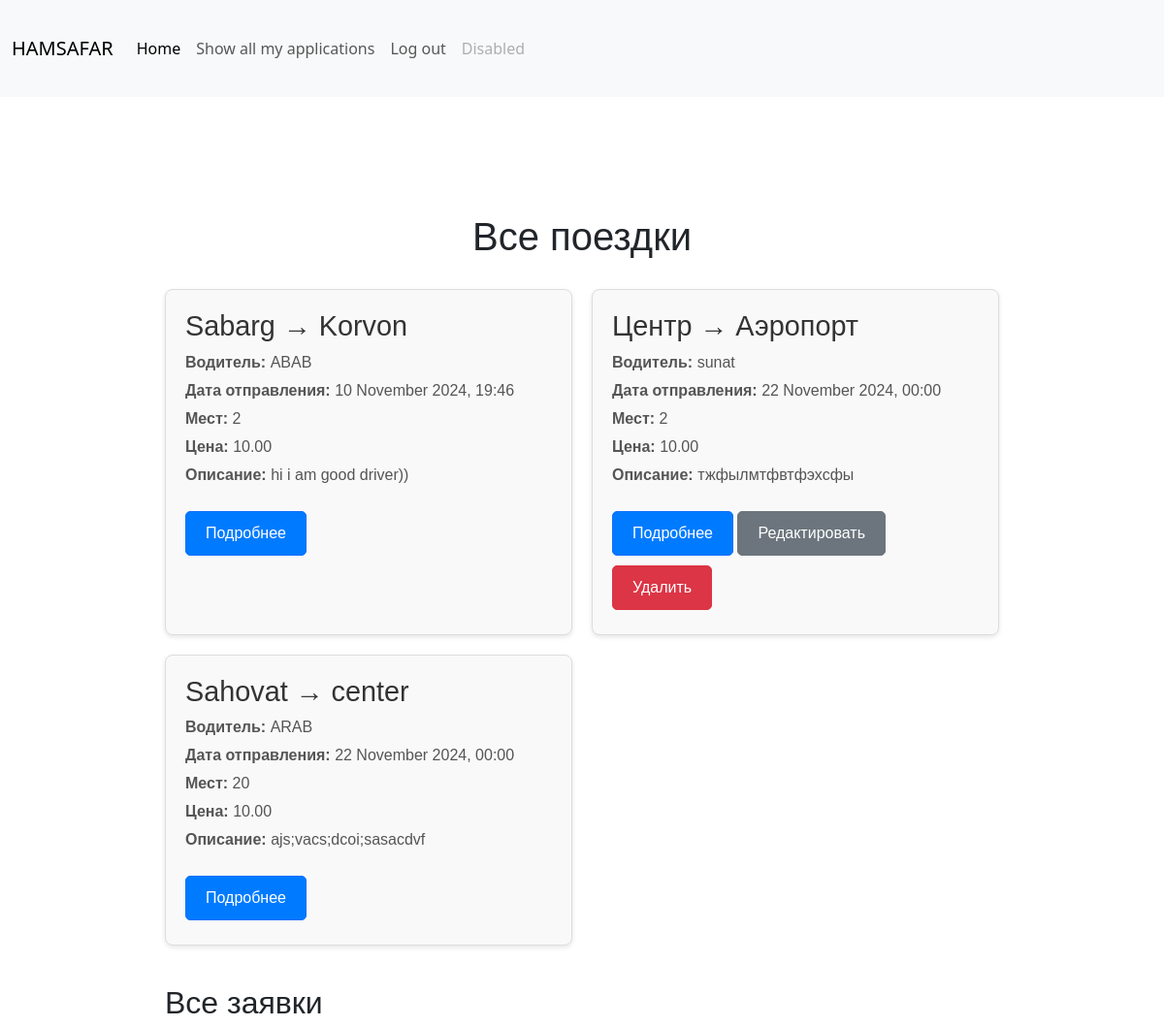
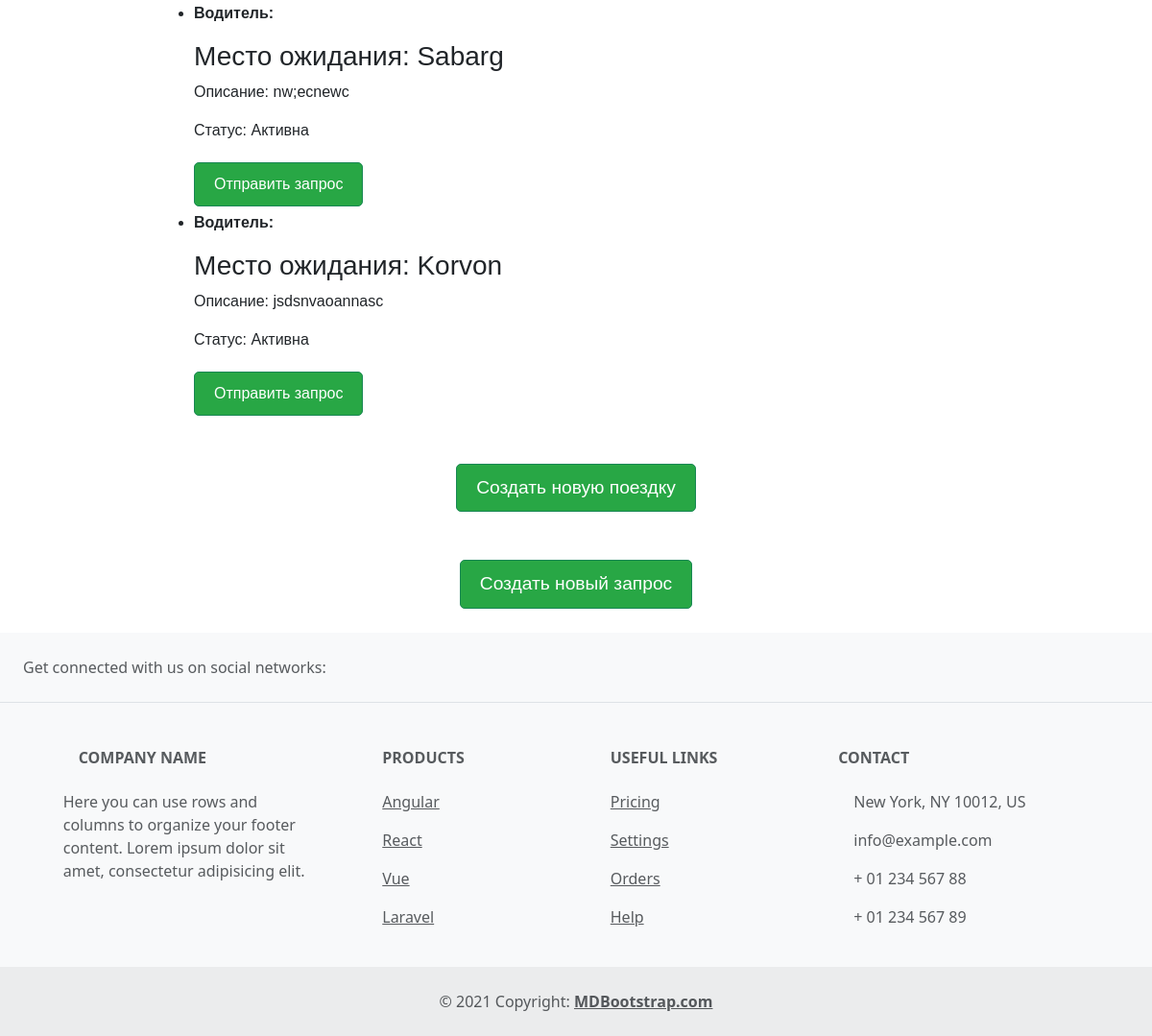
The page /trips/ (signed in) on the database its author committed (2 pictures, top to bottom).
### hamsafar/models.py (models this page shows, shortened)
class Trip(models.Model):
    driver = models.ForeignKey(User, on_delete=models.CASCADE, related_name='trips')
    start_location = models.CharField(max_length=255)
    end_location = models.CharField(max_length=255)
    departure_time = models.DateTimeField()
    available_seats = models.IntegerField()
    price = models.DecimalField(max_digits=10, decimal_places=2)
    description = models.TextField(blank=True)
    created_at = models.DateTimeField(auto_now_add=True)

class Request(models.Model):
    client = models.ForeignKey(User, on_delete=models.CASCADE, related_name='requests')
    start_location = models.CharField(max_length=255)
    description = models.TextField(blank=True)
    created_at = models.DateTimeField(auto_now_add=True)
    is_active = models.BooleanField(default=True)

### hamsafar/views.py (the view)
# urls.py: path('trips/', TripListView.as_view(), name='home'),
class TripListView(LoginRequiredMixin,ListView):
    model = Trip
    template_name = 'home.html'
    context_object_name = 'trips'
    def get_context_data(self, **kwargs):
        context = super().get_context_data(**kwargs)
        context['requests'] = Request.objects.all()
        return context

### templates/home.html (shortened to what this page needs)
{% extends "base.html" %}
{% block content %}
{% if user.is_authenticated %}
  <div class="trip-list-container">
    <h1>Все поездки</h1>
    {% if trips %}
      <div class="trip-list">
        {% for trip in trips %}
          <div class="trip-item">
            <div class="trip-info">
              <h2>{{ trip.start_location }} → {{ trip.end_location }}</h2>
              <p><strong>Водитель:</strong> {{ trip.driver.username }}</p>
              <p><strong>Дата отправления:</strong> {{ trip.departure_time|date:"d F Y, H:i" }}</p>
              <p><strong>Мест:</strong> {{ trip.available_seats }}</p>
              <p><strong>Цена:</strong> {{ trip.price }} </p>
              <p><strong>Описание:</strong> {{ trip.description }}</p>
            </div>
            <div class="trip-actions">
              <a href="{% url 'trip_detail' trip.pk %}" class="btn btn-primary">Подробнее</a>
            {% if user.id == trip.driver.id %}
              <a href="{% url 'trip_update' trip.pk %}" class="btn btn-secondary">Редактировать</a>
              <a href="{% url 'trip_delete' trip.pk %}" class="btn btn-danger">Удалить</a>
          {% endif %}
            </div>
          </div>
        {% endfor %}
      </div>
    {% else %}
      <p>Нет доступных поездок.</p>
    {% endif %}
    <div class="section">
      <h2>Все заявки</h2>
      {% if requests %}
        <ul class="request-list">
          {% for request in requests %}
            <li>
              <p><strong>Водитель:</strong> {{ trip.driver.username }}</p>
              <h3>Место ожидания: {{ request.start_location }}</h3>
              <p>Описание: {{ request.description }}</p>
              <p>Статус: {{ request.is_active|yesno:"Активна,Неактивна" }}</p>
              <div class="request-actions">
                <a href="{% url 'application_create' request.pk %}" class="btn btn-success">Отправить запрос</a>
              </div>
            </li>
          {% endfor %}
        </ul>
      {% else %}
        <p>У вас нет заявок.</p>
      {% endif %}
    </div>
    <div class="add-trip">
      <a href="{% url 'trip_create' %}" class="btn btn-success">Создать новую поездку</a>
    </div>
    <div class="add-trip">
      <a href="{% url 'request_create' %}" class="btn btn-success">Создать новый запрос</a>
    </div>
  </div>
{% else %}
  <h1>You are not logged in</h1>
  <a href="{% url "login" %}">log in</a>
{% endif %}
{% endblock %}

### templates/home.html (style rules this page uses)
.trip-list-container { max-width: 900px; margin: 0 auto; padding: 20px; font-family: Arial, sans-serif; }
h1 { text-align: center; font-size: 2.5rem; margin-bottom: 30px; }
.trip-list { display: grid; grid-template-columns: repeat(auto-fill, minmax(300px, 1fr)); gap: 20px; margin-bottom: 40px; }
.trip-item { background-color: #f9f9f9; border: 1px solid #ddd; border-radius: 8px; padding: 20px; box-shadow: 0 2px 5px rgba(0, 0, 0, 0.1); transition: transform 0.3s ease; }
.trip-info h2 { font-size: 1.8rem; color: #333; }
.trip-info p { font-size: 1rem; color: #555; margin: 5px 0; }
.trip-actions { margin-top: 20px; }
.btn { display: inline-block; padding: 10px 20px; margin: 5px 0; text-align: center; font-size: 1rem; border-radius: 5px; text-decoration: none; color: #fff; }
.btn-primary { background-color: #007bff; }
.btn-secondary { background-color: #6c757d; }
.btn-danger { background-color: #dc3545; }
.btn-success { background-color: #28a745; }
.add-trip { text-align: center; margin-top: 40px; }
.add-trip .btn { background-color: #28a745; font-size: 1.2rem; }
.request-actions { margin-top: 10px; }

### rows shown on the page
Trip: start_location "Sabarg", end_location "Korvon", driver.username "ABAB", departure_time "10 November 2024, 19:46", available_seats "2", price "10.00", description "hi i am good driver))"
Trip: start_location "Центр", end_location "Аэропорт", driver.username "sunat", departure_time "22 November 2024, 00:00", available_seats "2", price "10.00", description "тжфылмтфвтфэхсфы", shows "Редактировать"
Trip: start_location "Sahovat", end_location "center", driver.username "ARAB", departure_time "22 November 2024, 00:00", available_seats "20", price "10.00", description "ajs;vacs;dcoi;sasacdvf"
Request: start_location "Sabarg", description "nw;ecnewc", is_active "Активна"
Request: start_location "Korvon", description "jsdsnvaoannasc", is_active "Активна"
